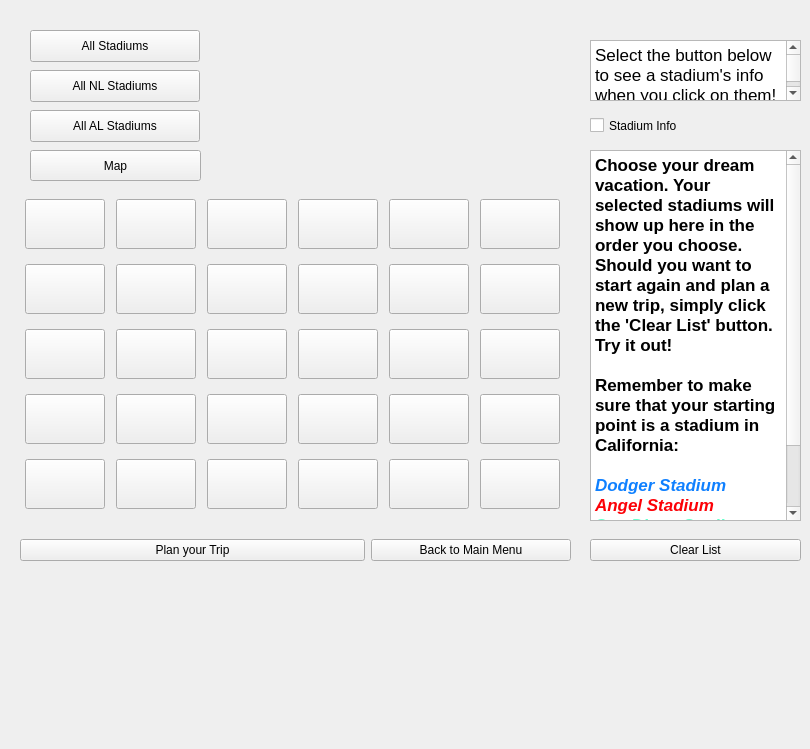
    <widget class="QWidget" name="custWelcomePage">
     <widget class="QLabel" name="custWelcomeLabel">
      <property name="geometry">
       <rect>
        <x>240</x>
        <y>0</y>
        <width>291</width>
        <height>181</height>
       </rect>
      </property>
      <property name="text">
       <string>&lt;html&gt;&lt;head/&gt;&lt;body&gt;&lt;p&gt;&lt;img src=&quot;:/logos/baseballCalculatorLogo.png&quot;/&gt;&lt;/p&gt;&lt;/body&gt;&lt;/html&gt;</string>
      </property>
     </widget>
     <widget class="QPushButton" name="allNLStadiumsButton">
      <property name="geometry">
       <rect>
        <x>30</x>
        <y>70</y>
        <width>170</width>
        <height>32</height>
       </rect>
      </property>
      <property name="text">
       <string>All NL Stadiums</string>
      </property>
     </widget>
     <widget class="QPushButton" name="allALStadiumsButton">
      <property name="geometry">
       <rect>
        <x>30</x>
        <y>110</y>
        <width>170</width>
        <height>32</height>
       </rect>
      </property>
      <property name="text">
       <string>All AL Stadiums</string>
      </property>
     </widget>
     <widget class="QPushButton" name="allStadiumsButton">
      <property name="geometry">
       <rect>
        <x>30</x>
        <y>30</y>
        <width>170</width>
        <height>32</height>
       </rect>
      </property>
      <property name="text">
       <string>All Stadiums</string>
      </property>
     </widget>
     <widget class="QWidget" name="horizontalLayoutWidget_2">
      <property name="geometry">
       <rect>
        <x>20</x>
        <y>530</y>
        <width>551</width>
        <height>41</height>
       </rect>
      </property>
      <layout class="QHBoxLayout" name="horizontalLayout_2">
       <item>
        <widget class="QPushButton" name="planTripButton">
         <property name="text">
          <string>Plan your Trip</string>
         </property>
        </widget>
       </item>
       <item>
        <widget class="QPushButton" name="customerDoneButton">
         <property name="maximumSize">
          <size>
           <width>200</width>
           <height>16777215</height>
          </size>
         </property>
         <property name="text">
          <string>Back to Main Menu</string>
         </property>
        </widget>
       </item>
      </layout>
     </widget>
     <widget class="QWidget" name="widget" native="true">
      <property name="geometry">
       <rect>
        <x>-20</x>
        <y>559</y>
        <width>531</width>
        <height>181</height>
       </rect>
      </property>
      <property name="minimumSize">
       <size>
        <width>531</width>
        <height>0</height>
       </size>
      </property>
      <layout class="QGridLayout" name="gridLayout_2"/>
     </widget>
     <widget class="QWidget" name="gridLayoutWidget">
      <property name="geometry">
       <rect>
        <x>20</x>
        <y>190</y>
        <width>551</width>
        <height>331</height>
       </rect>
      </property>
      <layout class="QGridLayout" name="gridLayout">
       <property name="sizeConstraint">
        <enum>QLayout::SetNoConstraint</enum>
       </property>
       <item row="0" column="4">
        <widget class="QPushButton" name="floridaButton">
         <property name="minimumSize">
          <size>
           <width>80</width>
           <height>50</height>
          </size>
         </property>
         <property name="maximumSize">
          <size>
           <width>80</width>
           <height>50</height>
          </size>
         </property>
         <property name="styleSheet">
          <string notr="true">background-image: url(:/logos/miamiMarlinsLogo.jpg);</string>
         </property>
         <property name="text">
          <string/>
         </property>
        </widget>
       </item>
       <item row="4" column="0">
        <widget class="QPushButton" name="oaklandAButton">
         <property name="minimumSize">
          <size>
           <width>80</width>
           <height>50</height>
          </size>
         </property>
         <property name="maximumSize">
          <size>
           <width>80</width>
           <height>50</height>
          </size>
         </property>
         <property name="styleSheet">
          <string notr="true">background-image: url(:/logos/oaklandALogoNew.png);</string>
         </property>
         <property name="text">
          <string/>
         </property>
        </widget>
       </item>
       <item row="3" column="2">
        <widget class="QPushButton" name="chicagoButton">
         <property name="maximumSize">
          <size>
           <width>80</width>
           <height>50</height>
          </size>
         </property>
         <property name="styleSheet">
          <string notr="true">background-image: url(:/logos/chicagoCubsLogo.jpg);</string>
         </property>
         <property name="text">
          <string/>
         </property>
        </widget>
       </item>
       <item row="1" column="4">
        <widget class="QPushButton" name="pittsburghButton">
         <property name="maximumSize">
          <size>
           <width>80</width>
           <height>50</height>
          </size>
         </property>
         <property name="styleSheet">
          <string notr="true">background-image: url(:/logos/PittsPiratesLogo.jpg);</string>
         </property>
         <property name="text">
          <string/>
         </property>
        </widget>
       </item>
       <item row="1" column="1">
        <widget class="QPushButton" name="coloradoButton">
         <property name="minimumSize">
          <size>
           <width>80</width>
           <height>50</height>
          </size>
         </property>
         <property name="maximumSize">
          <size>
           <width>80</width>
           <height>50</height>
          </size>
         </property>
         <property name="styleSheet">
          <string notr="true">background-image: url(:/logos/coloradoRockiesLogo.jpg);</string>
         </property>
         <property name="text">
          <string/>
         </property>
        </widget>
       </item>
       <item row="0" column="2">
        <widget class="QPushButton" name="texasRangersButton">
         <property name="minimumSize">
          <size>
           <width>80</width>
           <height>50</height>
          </size>
         </property>
         <property name="maximumSize">
          <size>
           <width>80</width>
           <height>50</height>
          </size>
         </property>
         <property name="styleSheet">
          <string notr="true">background-image: url(:/logos/texasRangersLogo.jpg);</string>
         </property>
         <property name="text">
          <string/>
         </property>
        </widget>
       </item>
       <item row="2" column="0">
        <widget class="QPushButton" name="sanDiegoButton">
         <property name="minimumSize">
          <size>
           <width>80</width>
           <height>50</height>
          </size>
         </property>
         <property name="maximumSize">
          <size>
           <width>80</width>
           <height>50</height>
          </size>
         </property>
         <property name="styleSheet">
          <string notr="true">background-image: url(:/logos/sanDiegoLogo.jpg);
</string>
         </property>
         <property name="text">
          <string/>
         </property>
        </widget>
       </item>
       <item row="2" column="4">
        <widget class="QPushButton" name="washingtonButton">
         <property name="maximumSize">
          <size>
           <width>80</width>
           <height>50</height>
          </size>
         </property>
         <property name="styleSheet">
          <string notr="true">background-image: url(:/logos/washingtonnationalsLogo.jpg);</string>
         </property>
         <property name="text">
          <string/>
         </property>
        </widget>
       </item>
       <item row="3" column="1">
        <widget class="QPushButton" name="minnesotaButton">
         <property name="maximumSize">
          <size>
           <width>80</width>
           <height>50</height>
          </size>
         </property>
         <property name="styleSheet">
          <string notr="true">background-image: url(:/logos/minnesotaTwinsLogo.jpg);
</string>
         </property>
         <property name="text">
          <string/>
         </property>
        </widget>
       </item>
       <item row="0" column="3">
        <widget class="QPushButton" name="chicagoWhiteSoxButton">
         <property name="maximumSize">
          <size>
           <width>80</width>
           <height>50</height>
          </size>
         </property>
         <property name="styleSheet">
          <string notr="true">background-image: url(:/logos/whiteSoxLogo.jpg);</string>
         </property>
         <property name="text">
          <string/>
         </property>
        </widget>
       </item>
       <item row="0" column="0">
        <widget class="QPushButton" name="dodgerButton">
         <property name="enabled">
          <bool>true</bool>
         </property>
         <property name="minimumSize">
          <size>
           <width>80</width>
           <height>50</height>
          </size>
         </property>
         <property name="maximumSize">
          <size>
           <width>80</width>
           <height>50</height>
          </size>
         </property>
         <property name="baseSize">
          <size>
           <width>80</width>
           <height>50</height>
          </size>
         </property>
         <property name="styleSheet">
          <string notr="true">background-image: url(:/logos/oldschoolDodgers.png);</string>
         </property>
         <property name="text">
          <string/>
         </property>
         <property name="iconSize">
          <size>
           <width>16</width>
           <height>16</height>
          </size>
         </property>
        </widget>
       </item>
       <item row="3" column="3">
        <widget class="QPushButton" name="clevelandButton">
         <property name="maximumSize">
          <size>
           <width>80</width>
           <height>50</height>
          </size>
         </property>
         <property name="styleSheet">
          <string notr="true">background-image: url(:/logos/clevelandIndiansLogo.jpg);</string>
         </property>
         <property name="text">
          <string/>
         </property>
        </widget>
       </item>
       <item row="4" column="1">
        <widget class="QPushButton" name="kansasCityButton">
         <property name="maximumSize">
          <size>
           <width>80</width>
           <height>50</height>
          </size>
         </property>
         <property name="styleSheet">
          <string notr="true">background-image: url(:/logos/kcRoyalsLogo.jpg);</string>
         </property>
         <property name="text">
          <string/>
         </property>
        </widget>
       </item>
       <item row="2" column="2">
        <widget class="QPushButton" name="milwaukeeButton">
         <property name="maximumSize">
          <size>
           <width>80</width>
           <height>50</height>
          </size>
         </property>
         <property name="styleSheet">
          <string notr="true">background-image: url(:/logos/milwaukeeBrwersLogo.jpg);</string>
         </property>
         <property name="text">
          <string/>
         </property>
        </widget>
       </item>
       <item row="0" column="1">
        <widget class="QPushButton" name="seattleButton">
         <property name="maximumSize">
          <size>
           <width>80</width>
           <height>50</height>
          </size>
         </property>
         <property name="styleSheet">
          <string notr="true">background-image: url(:/logos/seattleMarinersLogo.jpg);</string>
         </property>
         <property name="text">
          <string/>
         </property>
        </widget>
       </item>
       <item row="1" column="0">
        <widget class="QPushButton" name="angelsButton">
         <property name="minimumSize">
          <size>
           <width>80</width>
           <height>50</height>
          </size>
         </property>
         <property name="maximumSize">
          <size>
           <width>80</width>
           <height>55</height>
          </size>
         </property>
         <property name="styleSheet">
          <string notr="true">background-image: url(:/logos/LAangelsLogo.jpg);</string>
         </property>
         <property name="text">
          <string/>
         </property>
        </widget>
       </item>
       <item row="2" column="1">
        <widget class="QPushButton" name="arizonaButton">
         <property name="maximumSize">
          <size>
           <width>80</width>
           <height>50</height>
          </size>
         </property>
         <property name="styleSheet">
          <string notr="true">background-image: url(:/logos/arizonaDiamondBacksLogo.jpg);
</string>
         </property>
         <property name="text">
          <string/>
         </property>
        </widget>
       </item>
       <item row="1" column="3">
        <widget class="QPushButton" name="cincinattiButton">
         <property name="maximumSize">
          <size>
           <width>80</width>
           <height>50</height>
          </size>
         </property>
         <property name="styleSheet">
          <string notr="true">background-image: url(:/logos/cinciLogo.jpg);</string>
         </property>
         <property name="text">
          <string/>
         </property>
        </widget>
       </item>
       <item row="3" column="4">
        <widget class="QPushButton" name="torontoButton">
         <property name="maximumSize">
          <size>
           <width>80</width>
           <height>50</height>
          </size>
         </property>
         <property name="styleSheet">
          <string notr="true">background-image: url(:/logos/torontoBlueJayslogo.jpg);</string>
         </property>
         <property name="text">
          <string/>
         </property>
        </widget>
       </item>
       <item row="2" column="3">
        <widget class="QPushButton" name="atlantaButton">
         <property name="maximumSize">
          <size>
           <width>80</width>
           <height>50</height>
          </size>
         </property>
         <property name="styleSheet">
          <string notr="true">background-image: url(:/logos/atlantaBravesLogo.jpg);</string>
         </property>
         <property name="text">
          <string/>
         </property>
        </widget>
       </item>
       <item row="3" column="0">
        <widget class="QPushButton" name="sanFranciscoButton">
         <property name="minimumSize">
          <size>
           <width>80</width>
           <height>50</height>
          </size>
         </property>
         <property name="maximumSize">
          <size>
           <width>80</width>
           <height>50</height>
          </size>
         </property>
         <property name="styleSheet">
          <string notr="true">background-image: url(:/logos/sanFranGiantsLogo.png);</string>
         </property>
         <property name="text">
          <string/>
         </property>
        </widget>
       </item>
       <item row="4" column="2">
        <widget class="QPushButton" name="stLouisButton">
         <property name="maximumSize">
          <size>
           <width>80</width>
           <height>50</height>
          </size>
         </property>
         <property name="styleSheet">
          <string notr="true">background-image: url(:/logos/stLouisCardinals.jpg);</string>
         </property>
         <property name="text">
          <string/>
         </property>
        </widget>
       </item>
       <item row="0" column="5">
        <widget class="QPushButton" name="nyMetsButton">
         <property name="minimumSize">
          <size>
           <width>80</width>
           <height>50</height>
          </size>
         </property>
         <property name="maximumSize">
          <size>
           <width>80</width>
           <height>50</height>
          </size>
         </property>
         <property name="styleSheet">
          <string notr="true">background-image: url(:/logos/nyMetsLogo.jpg);</string>
         </property>
         <property name="text">
          <string/>
         </property>
        </widget>
       </item>
       <item row="4" column="3">
        <widget class="QPushButton" name="tampaBayButton">
         <property name="maximumSize">
          <size>
           <width>80</width>
           <height>50</height>
          </size>
         </property>
         <property name="styleSheet">
          <string notr="true">background-image: url(:/logos/tampaBayLogo.jpg);</string>
         </property>
         <property name="text">
          <string/>
         </property>
        </widget>
       </item>
       <item row="1" column="2">
        <widget class="QPushButton" name="houstonButton">
         <property name="maximumSize">
          <size>
           <width>80</width>
           <height>50</height>
          </size>
         </property>
         <property name="styleSheet">
          <string notr="true">background-image: url(:/logos/astrosLogo.jpg);</string>
         </property>
         <property name="text">
          <string/>
         </property>
        </widget>
       </item>
       <item row="4" column="4">
        <widget class="QPushButton" name="detroitButton_2">
         <property name="maximumSize">
          <size>
           <width>80</width>
           <height>50</height>
          </size>
         </property>
         <property name="styleSheet">
          <string notr="true">background-image: url(:/logos/detroitTigersLogo.jpg);</string>
         </property>
         <property name="text">
          <string/>
         </property>
        </widget>
       </item>
       <item row="1" column="5">
        <widget class="QPushButton" name="bostonButton">
         <property name="maximumSize">
          <size>
           <width>80</width>
           <height>50</height>
          </size>
         </property>
         <property name="styleSheet">
          <string notr="true">background-image: url(:/logos/bostonRedSoxLogo.jpg);</string>
         </property>
         <property name="text">
          <string/>
         </property>
        </widget>
       </item>
       <item row="2" column="5">
        <widget class="QPushButton" name="baltimoreButton">
         <property name="maximumSize">
          <size>
           <width>80</width>
           <height>50</height>
          </size>
         </property>
         <property name="styleSheet">
          <string notr="true">background-image: url(:/logos/baltimoreOriolesLogo.jpg);</string>
         </property>
         <property name="text">
          <string/>
         </property>
        </widget>
       </item>
       <item row="3" column="5">
        <widget class="QPushButton" name="phillyButton">
         <property name="maximumSize">
          <size>
           <width>80</width>
           <height>50</height>
          </size>
         </property>
         <property name="styleSheet">
          <string notr="true">background-image: url(:/logos/philliesLogo.jpg);</string>
         </property>
         <property name="text">
          <string/>
         </property>
        </widget>
       </item>
       <item row="4" column="5">
        <widget class="QPushButton" name="nyYankeesButton">
         <property name="maximumSize">
          <size>
           <width>80</width>
           <height>50</height>
          </size>
         </property>
         <property name="styleSheet">
          <string notr="true">background-image: url(:/logos/nyYankeesLogo.jpg);</string>
         </property>
         <property name="text">
          <string/>
         </property>
        </widget>
       </item>
      </layout>
     </widget>
     <widget class="QTextBrowser" name="plannedTripStadiumBrowser">
      <property name="geometry">
       <rect>
        <x>590</x>
        <y>150</y>
        <width>211</width>
        <height>371</height>
       </rect>
      </property>
      <property name="html">
       <string>&lt;!DOCTYPE HTML PUBLIC &quot;-//W3C//DTD HTML 4.0//EN&quot; &quot;http://www.w3.org/TR/REC-html40/strict.dtd&quot;&gt;
&lt;html&gt;&lt;head&gt;&lt;meta name=&quot;qrichtext&quot; content=&quot;1&quot; /&gt;&lt;style type=&quot;text/css&quot;&gt;
p, li { white-space: pre-wrap; }
&lt;/style&gt;&lt;/head&gt;&lt;body style=&quot; font-family:'MS Shell Dlg 2'; font-size:8.25pt; font-weight:400; font-style:normal;&quot;&gt;
&lt;p style=&quot; margin-top:0px; margin-bottom:0px; margin-left:0px; margin-right:0px; -qt-block-indent:0; text-indent:0px;&quot;&gt;&lt;span style=&quot; font-family:'.SF NS Text'; font-size:13pt; font-weight:600;&quot;&gt;Choose your dream vacation. Your selected stadiums will show up here in the order you choose. Should you want to start again and plan a new trip, simply click the 'Clear List' button. Try it out!&lt;/span&gt;&lt;/p&gt;
&lt;p style=&quot;-qt-paragraph-type:empty; margin-top:0px; margin-bottom:0px; margin-left:0px; margin-right:0px; -qt-block-indent:0; text-indent:0px; font-family:'.SF NS Text'; font-size:13pt; font-weight:600;&quot;&gt;&lt;br /&gt;&lt;/p&gt;
&lt;p style=&quot; margin-top:0px; margin-bottom:0px; margin-left:0px; margin-right:0px; -qt-block-indent:0; text-indent:0px;&quot;&gt;&lt;span style=&quot; font-family:'.SF NS Text'; font-size:13pt; font-weight:600;&quot;&gt;Remember to make sure that your starting point is a stadium in California:&lt;/span&gt;&lt;/p&gt;
&lt;p style=&quot;-qt-paragraph-type:empty; margin-top:0px; margin-bottom:0px; margin-left:0px; margin-right:0px; -qt-block-indent:0; text-indent:0px; font-family:'.SF NS Text'; font-size:13pt; font-weight:600;&quot;&gt;&lt;br /&gt;&lt;/p&gt;
&lt;p style=&quot; margin-top:0px; margin-bottom:0px; margin-left:0px; margin-right:0px; -qt-block-indent:0; text-indent:0px;&quot;&gt;&lt;span style=&quot; font-family:'.SF NS Text'; font-size:13pt; font-weight:600; font-style:italic; color:#0f80ff;&quot;&gt;Dodger Stadium&lt;/span&gt;&lt;/p&gt;
&lt;p style=&quot; margin-top:0px; margin-bottom:0px; margin-left:0px; margin-right:0px; -qt-block-indent:0; text-indent:0px;&quot;&gt;&lt;span style=&quot; font-family:'.SF NS Text'; font-size:13pt; font-weight:600; font-style:italic; color:#fc0107;&quot;&gt;Angel Stadium&lt;/span&gt;&lt;/p&gt;
&lt;p style=&quot; margin-top:0px; margin-bottom:0px; margin-left:0px; margin-right:0px; -qt-block-indent:0; text-indent:0px;&quot;&gt;&lt;span style=&quot; font-family:'.SF NS Text'; font-size:13pt; font-weight:600; font-style:italic; color:#66ffcc;&quot;&gt;San Diego Stadium&lt;/span&gt;&lt;/p&gt;
&lt;p style=&quot; margin-top:0px; margin-bottom:0px; margin-left:0px; margin-right:0px; -qt-block-indent:0; text-indent:0px;&quot;&gt;&lt;span style=&quot; font-family:'.SF NS Text'; font-size:13pt; font-weight:600; font-style:italic; color:#fd8008;&quot;&gt;San Francisco Stadium&lt;/span&gt;&lt;/p&gt;
&lt;p style=&quot; margin-top:0px; margin-bottom:0px; margin-left:0px; margin-right:0px; -qt-block-indent:0; text-indent:0px;&quot;&gt;&lt;span style=&quot; font-family:'.SF NS Text'; font-size:13pt; font-weight:600; font-style:italic; color:#408002;&quot;&gt;Oakland A's Stadium&lt;/span&gt;&lt;/p&gt;&lt;/body&gt;&lt;/html&gt;</string>
      </property>
     </widget>
     <widget class="QCheckBox" name="stadiumInfoCheckBox">
      <property name="geometry">
       <rect>
        <x>590</x>
        <y>110</y>
        <width>211</width>
        <height>31</height>
       </rect>
      </property>
      <property name="styleSheet">
       <string notr="true"/>
      </property>
      <property name="text">
       <string>Stadium Info</string>
      </property>
     </widget>
     <widget class="QTextBrowser" name="stadiumCheckBoxBrowser">
      <property name="geometry">
       <rect>
        <x>590</x>
        <y>40</y>
        <width>211</width>
        <height>61</height>
       </rect>
      </property>
      <property name="html">
       <string>&lt;!DOCTYPE HTML PUBLIC &quot;-//W3C//DTD HTML 4.0//EN&quot; &quot;http://www.w3.org/TR/REC-html40/strict.dtd&quot;&gt;
&lt;html&gt;&lt;head&gt;&lt;meta name=&quot;qrichtext&quot; content=&quot;1&quot; /&gt;&lt;style type=&quot;text/css&quot;&gt;
p, li { white-space: pre-wrap; }
&lt;/style&gt;&lt;/head&gt;&lt;body style=&quot; font-family:'MS Shell Dlg 2'; font-size:8.25pt; font-weight:400; font-style:normal;&quot;&gt;
&lt;p style=&quot; margin-top:0px; margin-bottom:0px; margin-left:0px; margin-right:0px; -qt-block-indent:0; text-indent:0px;&quot;&gt;&lt;span style=&quot; font-family:'.SF NS Text'; font-size:13pt;&quot;&gt;Select the button below to see a stadium's info when you click on them! &lt;/span&gt;&lt;/p&gt;&lt;/body&gt;&lt;/html&gt;</string>
      </property>
     </widget>
     <widget class="QWidget" name="horizontalLayoutWidget_4">
      <property name="geometry">
       <rect>
        <x>590</x>
        <y>530</y>
        <width>211</width>
        <height>41</height>
       </rect>
      </property>
      <layout class="QHBoxLayout" name="horizontalLayout_4">
       <item>
        <widget class="QPushButton" name="restartDreamList">
         <property name="text">
          <string>Clear List</string>
         </property>
        </widget>
       </item>
      </layout>
     </widget>
     <widget class="QPushButton" name="showMapButtonMainPage">
      <property name="geometry">
       <rect>
        <x>30</x>
        <y>150</y>
        <width>171</width>
        <height>31</height>
       </rect>
      </property>
      <property name="text">
       <string>Map</string>
      </property>
     </widget>
    </widget>
